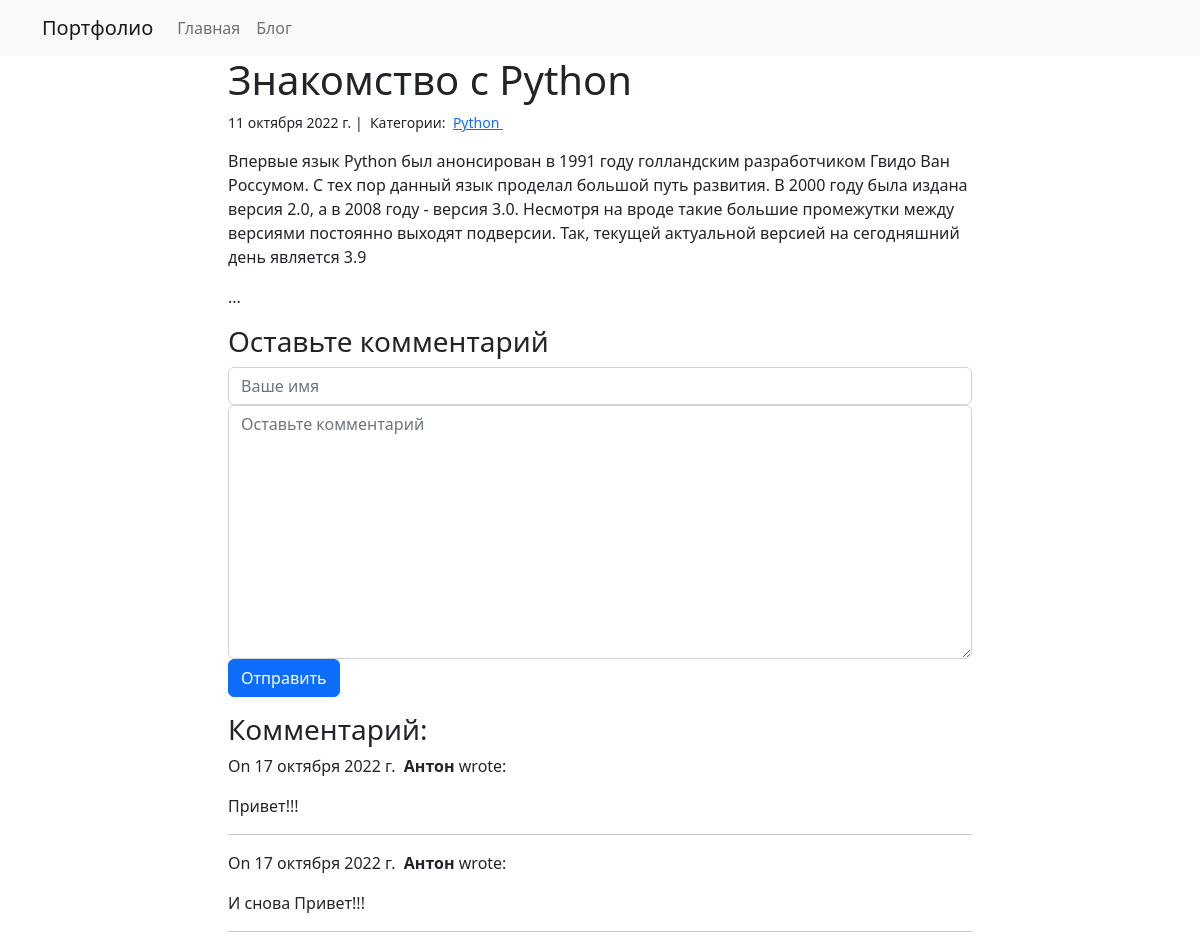
The app's page /blog/2/ with its own data.
### blog/models.py (models this page shows)
class Post(models.Model):
    objects = None
    title = models.CharField(max_length=255)
    body = models.TextField()
    created_on = models.DateTimeField(auto_now_add=True)
    last_modified = models.DateTimeField(auto_now=True)
    categories = models.ManyToManyField('Category', related_name='posts')

class Category(models.Model):
    name = models.CharField(max_length=20)

class Comment(models.Model):
    objects = None
    author = models.CharField(max_length=60)
    body = models.TextField()
    created_on = models.DateTimeField(auto_now_add=True)
    post = models.ForeignKey('Post', on_delete=models.CASCADE)

### blog/views.py (the view, shortened to what this page needs)
# urls.py: path("<int:pk>/", views.blog_detail, name="blog_detail"),
def blog_detail(request, pk):
    post = Post.objects.get(pk=pk)
    form = CommentForm()
    comments = Comment.objects.filter(post=post)
    context = {
        "post": post,
        "comments": comments,
        "form": form,
    }
    return render(request, 'blog_detail.html', context)

### blog/forms.py
class CommentForm(forms.Form):
    author = forms.CharField(
        max_length=60,
        widget=forms.TextInput(attrs={
            "class": "form-control",
            "placeholder": "Ваше имя"
        })
    )
    body = forms.CharField(widget=forms.Textarea(
        attrs={
            "class": "form-control",
            "placeholder": "Оставьте комментарий"
        })
    )

### blog/templates/blog_detail.html (shortened to what this page needs)
{% extends "base.html" %}
{% block page_content %}
<div class="col-md-8 offset-md-2">
    <h1>{{ post.title }}</h1>
    <small>
        {{ post.created_on.date }} |&nbsp;
        Категории:&nbsp;
        {% for category in post.categories.all %}
        <a href="{% url 'blog_category' category.name %}">
            {{ category.name }}
        </a>&nbsp;
        {% endfor %}
    </small>
    <p>{{ post.body | linebreaks }}...</p>
    <h3>Оставьте комментарий</h3>
    <form action="/blog/{{ post.pk }}/" method="post">
      <div class="form-group">
        {{ form.author }}
      </div>
      <div class="form-group">
        {{ form.body }}
      </div>
      <button type="submit" class="btn btn-primary">Отправить</button>
    </form>
    <h3>Комментарий:</h3>
    {% for comment in comments %}
    <p>
      On {{ comment.created_on.date }}&nbsp;
      <b>{{ comment.author }}</b> wrote:
    </p>
    <p>{{ comment.body }}</p>
    <hr>
    {% endfor %}
</div>
{% endblock %}

### project/templates/base.html (shortened to what this page needs)
<link rel="stylesheet" href="https://cdn.jsdelivr.net/npm/bootstrap@5.2.2/dist/css/bootstrap.min.css">
<nav class="navbar navbar-expand-lg navbar-light bg-light">
    <div class="container">
        <a class="navbar-brand" href="{% url 'project_index' %}">Портфолио</a>
        <div class="collapse navbar-collapse" id="navbarSupportedContent">
          <ul class="navbar-nav mr-auto">
            <li class="nav-item active">
              <a class="nav-link" href="{% url 'project_index' %}">Главная</a>
            </li>
            <li class="nav-item active">
                <a class="nav-link" href="{% url 'blog_index' %}">Блог</a>
            </li>
          </ul>
        </div>
    </div>
</nav>
<div class="container">
    {% block page_content %}{% endblock %}
</div>

### records on screen
Post: title "Знакомство с Python", created_on "11 октября 2022 г.", body "Впервые язык Python был анонсирован в 1991 году голландским разработчиком Гвидо Ван Россумом. С тех пор данный язык проделал большой путь развития. В 2000 году была издана версия 2.0, а в 2008 году - версия 3.0. Несмотря на вроде такие большие промежутки между версиями постоянно выходят подверсии. Так, текущей актуальной версией на сегодняшний день является 3.9"
Category: name "Python"
Comment: created_on "17 октября 2022 г.", author "Антон", body "Привет!!!"
Comment: created_on "17 октября 2022 г.", author "Антон", body "И снова Привет!!!"
